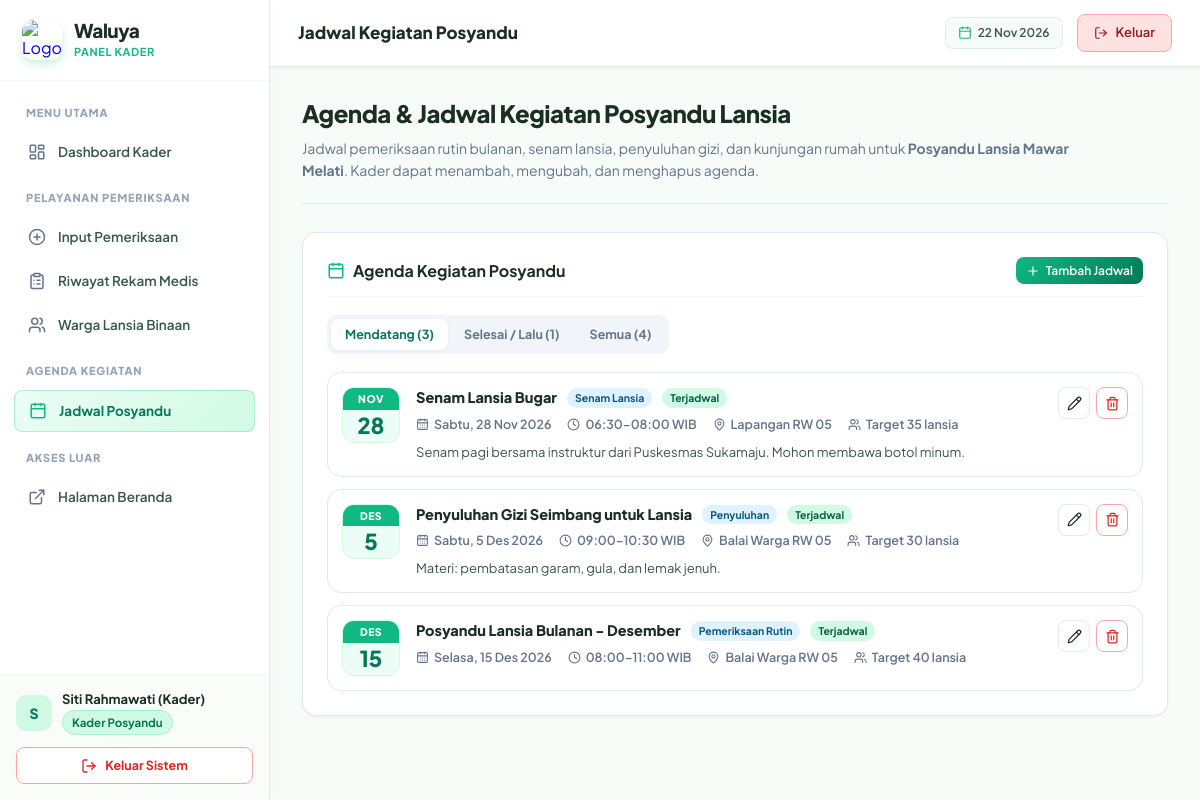
Page /kader/jadwal.php (signed in) on the committed database.
### tables this page shows
CREATE TABLE `kader` (
  `id_kader` INT UNSIGNED NOT NULL AUTO_INCREMENT,
  `id_user` INT UNSIGNED NOT NULL UNIQUE,
  `id_posyandu` INT UNSIGNED NOT NULL,
  `nik` CHAR(16) NOT NULL UNIQUE,
  `jabatan` ENUM('Ketua', 'Sekretaris', 'Bendahara', 'Anggota') NOT NULL DEFAULT 'Anggota',
  `tanggal_bergabung` DATE NOT NULL,
  `status_kader` ENUM('aktif', 'cuti', 'nonaktif') NOT NULL DEFAULT 'aktif',
  `created_at` DATETIME NOT NULL DEFAULT CURRENT_TIMESTAMP,
  `updated_at` DATETIME NOT NULL DEFAULT CURRENT_TIMESTAMP ON UPDATE CURRENT_TIMESTAMP,
  PRIMARY KEY (`id_kader`),
  CONSTRAINT `fk_kader_user` FOREIGN KEY (`id_user`) REFERENCES `users` (`id_user`) ON DELETE CASCADE ON UPDATE CASCADE,
  CONSTRAINT `fk_kader_posyandu` FOREIGN KEY (`id_posyandu`) REFERENCES `posyandu` (`id_posyandu`) ON DELETE RESTRICT ON UPDATE CASCADE
);

CREATE TABLE `posyandu` (
  `id_posyandu` INT UNSIGNED NOT NULL AUTO_INCREMENT,
  `nama_posyandu` VARCHAR(100) NOT NULL,
  `alamat` VARCHAR(255) NOT NULL,
  `rt` VARCHAR(5) NOT NULL,
  `rw` VARCHAR(5) NOT NULL,
  `kelurahan` VARCHAR(100) NOT NULL,
  `kecamatan` VARCHAR(100) NOT NULL,
  `kota` VARCHAR(100) NOT NULL,
  `puskesmas_pembina` VARCHAR(100) NOT NULL,
  `kontak_posyandu` VARCHAR(30) NULL,
  `status` ENUM('aktif', 'nonaktif') NOT NULL DEFAULT 'aktif',
  `created_at` DATETIME NOT NULL DEFAULT CURRENT_TIMESTAMP,
  `updated_at` DATETIME NOT NULL DEFAULT CURRENT_TIMESTAMP ON UPDATE CURRENT_TIMESTAMP,
  PRIMARY KEY (`id_posyandu`)
);

CREATE TABLE `jadwal_posyandu` (
  `id_jadwal` INT UNSIGNED NOT NULL AUTO_INCREMENT,
  `id_posyandu` INT UNSIGNED NOT NULL,
  `id_kader` INT UNSIGNED NULL COMMENT 'Kader yang membuat jadwal',
  `judul` VARCHAR(150) NOT NULL,
  `jenis_kegiatan` ENUM('Pemeriksaan Rutin', 'Senam Lansia', 'Penyuluhan', 'Kunjungan Rumah', 'Lainnya') NOT NULL DEFAULT 'Pemeriksaan Rutin',
  `tanggal` DATE NOT NULL,
  `jam_mulai` TIME NOT NULL,
  `jam_selesai` TIME NULL,
  `lokasi` VARCHAR(255) NOT NULL,
  `deskripsi` TEXT NULL,
  `target_peserta` INT UNSIGNED NULL COMMENT 'Perkiraan jumlah lansia yang diundang',
  `status` ENUM('terjadwal', 'selesai', 'dibatalkan') NOT NULL DEFAULT 'terjadwal',
  `created_at` DATETIME NOT NULL DEFAULT CURRENT_TIMESTAMP,
  `updated_at` DATETIME NOT NULL DEFAULT CURRENT_TIMESTAMP ON UPDATE CURRENT_TIMESTAMP,
  PRIMARY KEY (`id_jadwal`),
  INDEX `idx_jadwal_tanggal` (`tanggal`),
  CONSTRAINT `fk_jadwal_posyandu` FOREIGN KEY (`id_posyandu`) REFERENCES `posyandu` (`id_posyandu`) ON DELETE CASCADE ON UPDATE CASCADE,
  CONSTRAINT `fk_jadwal_kader` FOREIGN KEY (`id_kader`) REFERENCES `kader` (`id_kader`) ON DELETE SET NULL ON UPDATE CASCADE
);

### config/auth.php (called while the page is built, shortened)
<?php
function e($value): string
{
    return htmlspecialchars((string)($value ?? ''), ENT_QUOTES, 'UTF-8');
}
function require_kader(PDO $pdo): array
{
    $stmt = $pdo->prepare(
        "SELECT k.id_kader, k.id_posyandu, k.jabatan, k.status_kader, p.nama_posyandu, p.alamat AS alamat_posyandu
           FROM kader k
           JOIN posyandu p ON p.id_posyandu = k.id_posyandu
           JOIN users u ON u.id_user = k.id_user
          WHERE k.id_user = :uid AND u.status_akun = 'aktif'
          LIMIT 1"
    );
    $stmt->execute(['uid' => $_SESSION['user_id']]);
    $kader = $stmt->fetch();
    $kader['can_write'] = ($kader['status_kader'] === 'aktif');
    return $kader;
}
function tgl_id(?string $date, bool $withDay = false): string
{
    $ts = strtotime($date);
    $s = date('j', $ts) . ' ' . substr(BULAN_ID[(int)date('n', $ts)], 0, 3) . ' ' . date('Y', $ts);
    return $withDay ? HARI_ID[(int)date('w', $ts)] . ', ' . $s : $s;
}
function jam_hm(?string $time): string
{
    return $time ? substr($time, 0, 5) : '';
}

### config/kesehatan.php (called while the page is built, shortened)
<?php
function badge_class(?string $status): string
{
    switch ($status) {
        case 'Normal':
        case 'Aman / Sehat':
        case 'aktif':
        case 'terjadwal':
            return 'badge-active';
    }
}

### kader/jadwal.php (the view, shortened to what this page needs)
<?php
require_once '../config/database.php';
require_once '../config/auth.php';
require_once '../config/kesehatan.php';
$kader = require_kader($pdo);
$tab = (string)($_GET['tab'] ?? 'mendatang');
$today = date('Y-m-d');
$stmt = $pdo->prepare(
    "SELECT SUM(tanggal >= :t1 AND status = 'terjadwal') AS mendatang,
            SUM(NOT (tanggal >= :t2 AND status = 'terjadwal')) AS lalu,
            COUNT(*) AS semua
       FROM jadwal_posyandu WHERE id_posyandu = :p"
);
$stmt->execute(['t1' => $today, 't2' => $today, 'p' => $kader['id_posyandu']]);
$cnt = array_map('intval', $stmt->fetch());
$cond  = ['mendatang' => "tanggal >= :t AND status = 'terjadwal'", 'lalu' => "NOT (tanggal >= :t AND status = 'terjadwal')", 'semua' => '1 = 1'][$tab];
$order = $tab === 'mendatang' ? 'tanggal ASC, jam_mulai ASC' : 'tanggal DESC, jam_mulai DESC';
$stmt = $pdo->prepare(
    "SELECT j.*, u.nama_lengkap AS nama_pembuat
       FROM jadwal_posyandu j
       LEFT JOIN kader k ON k.id_kader = j.id_kader
       LEFT JOIN users u ON u.id_user = k.id_user
      WHERE j.id_posyandu = :p AND ($cond) ORDER BY $order LIMIT 100"
);
$qp = ['p' => $kader['id_posyandu']];
if ($tab !== 'semua') $qp['t'] = $today;
$stmt->execute($qp);
$jadwal = $stmt->fetchAll();
include '../components/kader-layout-top.php';
?>
<div class="welcome-banner">
    <h1 class="welcome-title">Agenda & Jadwal Kegiatan Posyandu Lansia</h1>
    <p class="welcome-subtitle">
        Jadwal pemeriksaan rutin bulanan, senam lansia, penyuluhan gizi, dan kunjungan rumah untuk <strong><?= e($kader['nama_posyandu']) ?></strong>. Kader dapat menambah, mengubah, dan menghapus agenda.
    </p>
</div>
<div class="card">
    <div class="card-header">
        <h3 class="card-title">
            <i data-lucide="calendar" style="width:18px;height:18px;color:var(--primary);"></i>
            Agenda Kegiatan Posyandu
        </h3>
        <button type="button" class="btn btn-primary btn-sm" onclick="openForm()" <?= $kader['can_write'] ? '' : 'disabled' ?>>
            <i data-lucide="plus" style="width:14px;height:14px;"></i> Tambah Jadwal
        </button>
    </div>
    <div class="toolbar">
        <div class="tabs">
            <a href="?tab=mendatang" class="<?= $tab === 'mendatang' ? 'active' : '' ?>">Mendatang (<?= $cnt['mendatang'] ?>)</a>
            <a href="?tab=lalu" class="<?= $tab === 'lalu' ? 'active' : '' ?>">Selesai / Lalu (<?= $cnt['lalu'] ?>)</a>
            <a href="?tab=semua" class="<?= $tab === 'semua' ? 'active' : '' ?>">Semua (<?= $cnt['semua'] ?>)</a>
        </div>
    </div>
    <?php if (!$jadwal): ?>
        <div class="empty-state">
            <i data-lucide="calendar-x"></i>
            <h4>Belum ada jadwal pada tab ini</h4>
            <p>Klik “Tambah Jadwal” untuk membuat agenda posyandu berikutnya.</p>
        </div>
    <?php else: ?>
        <div class="agenda-list">
            <?php foreach ($jadwal as $j):
                $ts = strtotime($j['tanggal']);
                $lewat = $j['tanggal'] < $today;
                $payload = [
                    'id_jadwal' => (int)$j['id_jadwal'], 'judul' => $j['judul'], 'jenis_kegiatan' => $j['jenis_kegiatan'],
                    'tanggal' => $j['tanggal'], 'jam_mulai' => jam_hm($j['jam_mulai']), 'jam_selesai' => jam_hm($j['jam_selesai']),
                    'lokasi' => $j['lokasi'], 'deskripsi' => (string)$j['deskripsi'],
                    'target_peserta' => $j['target_peserta'] === null ? '' : (string)$j['target_peserta'], 'status' => $j['status'],
                ];
            ?>
                <div class="agenda-item <?= $lewat ? 'is-past' : '' ?> <?= $j['status'] === 'dibatalkan' ? 'is-cancel' : '' ?>">
                    <div class="agenda-date" aria-hidden="true">
                        <div class="m"><?= e(substr(BULAN_ID[(int)date('n', $ts)], 0, 3)) ?></div>
                        <div class="d"><?= date('j', $ts) ?></div>
                    </div>
                    <div class="agenda-body">
                        <div class="agenda-title">
                            <?= e($j['judul']) ?>
                            <span class="badge badge-sm badge-info"><?= e($j['jenis_kegiatan']) ?></span>
                            <span class="badge badge-sm <?= badge_class($j['status']) ?>"><?= e(ucfirst($j['status'])) ?></span>
                        </div>
                        <div class="agenda-meta">
                            <span><i data-lucide="calendar-days"></i><?= e(tgl_id($j['tanggal'], true)) ?></span>
                            <span><i data-lucide="clock"></i><?= e(jam_hm($j['jam_mulai'])) ?><?= $j['jam_selesai'] ? '–' . e(jam_hm($j['jam_selesai'])) : '' ?> WIB</span>
                            <span><i data-lucide="map-pin"></i><?= e($j['lokasi']) ?></span>
                            <?php if ($j['target_peserta'] !== null): ?><span><i data-lucide="users"></i>Target <?= (int)$j['target_peserta'] ?> lansia</span><?php endif; ?>
                        </div>
                        <?php if ($j['deskripsi']): ?><p class="agenda-desc"><?= nl2br(e($j['deskripsi'])) ?></p><?php endif; ?>
                    </div>
                    <?php if ($kader['can_write']): ?>
                        <div class="agenda-actions">
                            <button type="button" class="btn btn-secondary btn-sm btn-icon" title="Ubah" aria-label="Ubah jadwal"
                                    data-jadwal="<?= e(json_encode($payload, JSON_UNESCAPED_UNICODE | JSON_HEX_TAG | JSON_HEX_AMP | JSON_HEX_APOS | JSON_HEX_QUOT)) ?>"
                                    onclick="openForm(this)"><i data-lucide="pencil" style="width:15px;height:15px;"></i></button>
                            <button type="button" class="btn btn-outline-danger btn-sm btn-icon" title="Hapus" aria-label="Hapus jadwal"
                                    data-id="<?= (int)$j['id_jadwal'] ?>" data-judul="<?= e($j['judul']) ?>" onclick="askDelete(this)"><i data-lucide="trash-2" style="width:15px;height:15px;"></i></button>
                        </div>
                    <?php endif; ?>
                </div>
            <?php endforeach; ?>
        </div>
    <?php endif; ?>
</div>
<?php
include '../components/kader-layout-bottom.php';

### rows in the picture
kader: id_posyandu.nama_posyandu "Posyandu Lansia Mawar Melati"
jadwal_posyandu: tanggal "NOV", tanggal "28", judul "Senam Lansia Bugar", jenis_kegiatan "Senam Lansia", status "Terjadwal", tanggal "Sabtu, 28 Nov 2026", jam_mulai "06:30", jam_selesai "08:00", lokasi "Lapangan RW 05", target_peserta "35", deskripsi "Senam pagi bersama instruktur dari Puskesmas Sukamaju. Mohon membawa botol minum."
jadwal_posyandu: tanggal "DES", tanggal "5", judul "Penyuluhan Gizi Seimbang untuk Lansia", jenis_kegiatan "Penyuluhan", status "Terjadwal", tanggal "Sabtu, 5 Des 2026", jam_mulai "09:00", jam_selesai "10:30", lokasi "Balai Warga RW 05", target_peserta "30", deskripsi "Materi: pembatasan garam, gula, dan lemak jenuh."
jadwal_posyandu: tanggal "DES", tanggal "15", judul "Posyandu Lansia Bulanan - Desember", jenis_kegiatan "Pemeriksaan Rutin", status "Terjadwal", tanggal "Selasa, 15 Des 2026", jam_mulai "08:00", jam_selesai "11:00", lokasi "Balai Warga RW 05", target_peserta "40"

### other values in the picture
$role_info['title'] "PANEL KADER"
substr($user_name, 0, 1) "S"
$user_name "Siti Rahmawati (Kader)"
$role_info['badge'] "Kader Posyandu"
$topbar_title "Jadwal Kegiatan Posyandu"
$cnt['mendatang'] "3"
$cnt['lalu'] "1"
$cnt['semua'] "4"
